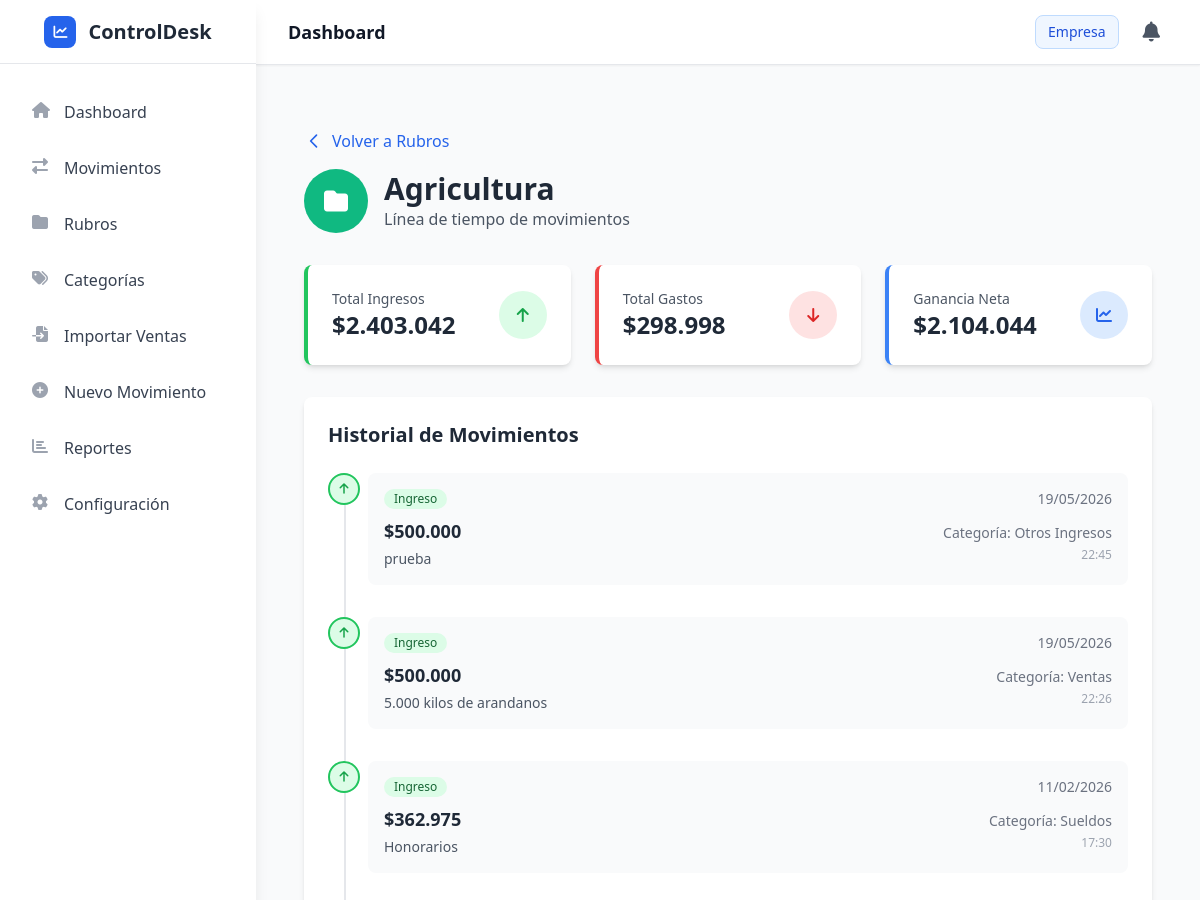
The app's page /rubros/3/timeline (upper part), older data.
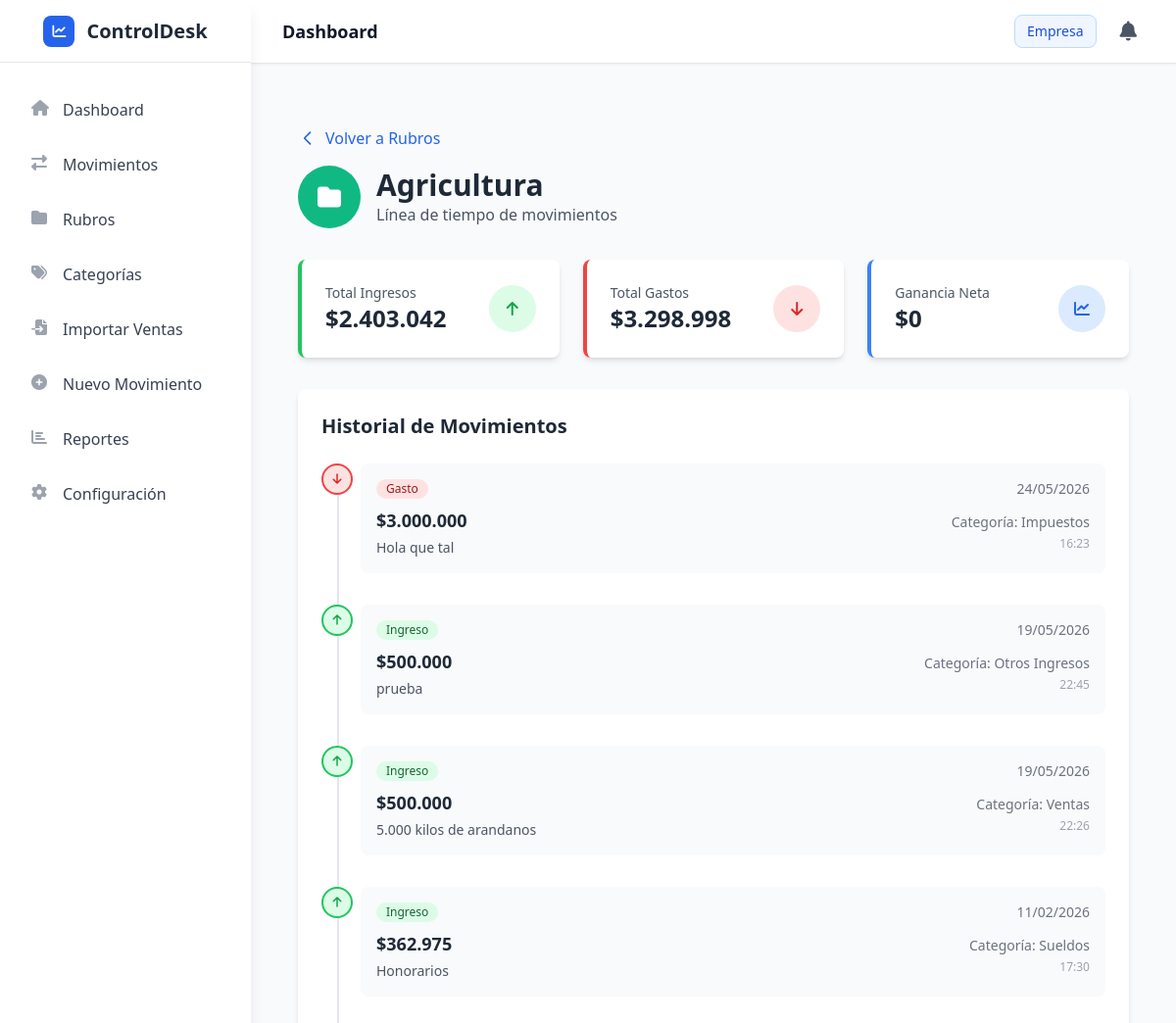
The same page, newer data.
### app/models/rubro.py (models this page shows, shortened)
class Rubro(db.Model):
    __tablename__ = 'rubros'
    id = db.Column(db.Integer, primary_key=True)
    nombre = db.Column(db.String(100), nullable=False)
    color = db.Column(db.String(7), nullable=False, default='#2563eb')
    empresa_id = db.Column(db.Integer, db.ForeignKey('empresas.id'), nullable=True)
    created_at = db.Column(db.DateTime, default=datetime.utcnow)
    updated_at = db.Column(db.DateTime, default=datetime.utcnow, onupdate=datetime.utcnow)
    movimientos = db.relationship('Movimiento', backref='rubro', lazy=True, cascade='all, delete-orphan')

### app/models/movimiento.py (models this page shows, shortened)
class Movimiento(db.Model):
    __tablename__ = 'movimientos'
    id = db.Column(db.Integer, primary_key=True)
    tipo = db.Column(db.String(10), nullable=False)  # 'gasto' o 'ingreso'
    monto = db.Column(db.Numeric(10, 2), nullable=False)  # Decimal con 2 decimales
    fecha = db.Column(db.Date, nullable=False, default=datetime.utcnow().date)
    descripcion = db.Column(db.Text, nullable=True)
    created_at = db.Column(db.DateTime, default=datetime.utcnow)
    updated_at = db.Column(db.DateTime, default=datetime.utcnow, onupdate=datetime.utcnow)
    rubro_id = db.Column(db.Integer, db.ForeignKey('rubros.id'), nullable=False)
    categoria_id = db.Column(db.Integer, db.ForeignKey('categorias.id'), nullable=False)
    empresa_id = db.Column(db.Integer, db.ForeignKey('empresas.id'), nullable=True)

### app/models/categoria.py (models this page shows, shortened)
class Categoria(db.Model):
    __tablename__ = 'categorias'
    id = db.Column(db.Integer, primary_key=True)
    nombre = db.Column(db.String(100), nullable=False)
    descripcion = db.Column(db.Text, nullable=True)
    estado = db.Column(db.String(20), nullable=False, default='activa')  # activa/inactiva
    icono = db.Column(db.String(50), nullable=True)  # FontAwesome icon class
    color = db.Column(db.String(7), nullable=True)  # Hex color code
    empresa_id = db.Column(db.Integer, db.ForeignKey('empresas.id'), nullable=True)
    fecha_creacion = db.Column(db.DateTime, default=datetime.utcnow)
    fecha_actualizacion = db.Column(db.DateTime, default=datetime.utcnow, onupdate=datetime.utcnow)
    movimientos = db.relationship('Movimiento', backref='categoria', lazy=True, cascade='all, delete-orphan')

### app/routes/main.py (the view)
@main_bp.route('/rubros/<int:rubro_id>/timeline')
def rubro_timeline(rubro_id):
    try:
        rubro = RubroService.get_rubro_by_id(rubro_id)
        if not rubro:
            flash('Rubro no encontrado', 'error')
            return redirect(url_for('main.rubros'))
        movimientos = MovimientoService.get_movimientos_by_rubro(rubro_id)
        return render_template('rubro_timeline.html', rubro=rubro, movimientos=movimientos)
    except Exception as e:
        flash('Error al cargar la línea de tiempo', 'error')
        return redirect(url_for('main.rubros'))

### app/__init__.py (called while the page is built)
def format_clp_filter(amount):
    if amount is None:
        return "0"
    try:
        if isinstance(amount, str):
            amount = float(amount)
        formatted = "{:,.0f}".format(amount).replace(",", ".")
        return formatted
    except (ValueError, TypeError):
        return "0"

### app/services/movimiento_service.py (called while the page is built)
    @staticmethod
    def get_movimientos_by_rubro(rubro_id: int) -> List[Movimiento]:
        try:
            return Movimiento.query.filter_by(rubro_id=rubro_id).order_by(Movimiento.created_at.desc()).all()
        except Exception as e:
            current_app.logger.error(f"Error obteniendo movimientos del rubro {rubro_id}: {str(e)}")
            return []

### app/templates/rubro_timeline.html (shortened to what this page needs)
{% extends "base.html" %}
{% block content %}
<div class="container mx-auto px-4 py-8">
    <div class="mb-8">
        <a href="{{ url_for('main.rubros') }}" class="inline-flex items-center text-blue-600 hover:text-blue-800 mb-4">
            <svg class="w-5 h-5 mr-2" fill="none" stroke="currentColor" viewBox="0 0 24 24">
                <path stroke-linecap="round" stroke-linejoin="round" stroke-width="2" d="M15 19l-7-7 7-7"></path>
            </svg>
            Volver a Rubros
        </a>
        <div class="flex items-center mb-6">
            <div class="w-16 h-16 rounded-full flex items-center justify-center mr-4" style="background: {{ rubro.color }};">
                <i class="fas fa-folder text-white text-2xl"></i>
            </div>
            <div>
                <h1 class="text-3xl font-bold text-gray-800">{{ rubro.nombre }}</h1>
                <p class="text-gray-600">Línea de tiempo de movimientos</p>
            </div>
        </div>
    </div>
    <div class="grid grid-cols-1 md:grid-cols-3 gap-6 mb-8">
        <div class="bg-white rounded-lg shadow-md p-6 border-l-4 border-green-500">
            <div class="flex items-center justify-between">
                <div>
                    <p class="text-gray-600 text-sm">Total Ingresos</p>
                    <p class="text-2xl font-bold text-gray-800">${{ rubro.total_ingresos|round(0)|int|format_clp }}</p>
                </div>
                <div class="w-12 h-12 bg-green-100 rounded-full flex items-center justify-center">
                    <i class="fas fa-arrow-up text-green-600"></i>
                </div>
            </div>
        </div>
        <div class="bg-white rounded-lg shadow-md p-6 border-l-4 border-red-500">
            <div class="flex items-center justify-between">
                <div>
                    <p class="text-gray-600 text-sm">Total Gastos</p>
                    <p class="text-2xl font-bold text-gray-800">${{ rubro.total_gastos|round(0)|int|format_clp }}</p>
                </div>
                <div class="w-12 h-12 bg-red-100 rounded-full flex items-center justify-center">
                    <i class="fas fa-arrow-down text-red-600"></i>
                </div>
            </div>
        </div>
        <div class="bg-white rounded-lg shadow-md p-6 border-l-4 border-blue-500">
            <div class="flex items-center justify-between">
                <div>
                    <p class="text-gray-600 text-sm">Ganancia Neta</p>
                    <p class="text-2xl font-bold text-gray-800">${{ rubro.ganancia|round(0)|int|format_clp }}</p>
                </div>
                <div class="w-12 h-12 bg-blue-100 rounded-full flex items-center justify-center">
                    <i class="fas fa-chart-line text-blue-600"></i>
                </div>
            </div>
        </div>
    </div>
    <div class="bg-white rounded-lg shadow-md p-6">
        <h2 class="text-xl font-bold text-gray-800 mb-6">Historial de Movimientos</h2>
        {% if movimientos %}
        <div class="relative">
            <div class="absolute left-4 top-0 bottom-0 w-0.5 bg-gray-200"></div>
            {% for movimiento in movimientos %}
            <div class="relative pl-10 pb-8 last:pb-0">
                <div class="absolute left-0 w-8 h-8 rounded-full flex items-center justify-center
                    {% if movimiento.tipo == 'ingreso' %}bg-green-100 border-2 border-green-500{% else %}bg-red-100 border-2 border-red-500{% endif %}">
                    <i class="fas
                        {% if movimiento.tipo == 'ingreso' %}fa-arrow-up text-green-600{% else %}fa-arrow-down text-red-600{% endif %}
                        text-xs"></i>
                </div>
                <div class="bg-gray-50 rounded-lg p-4 hover:bg-gray-100 transition-colors">
                    <div class="flex items-center justify-between mb-2">
                        <span class="inline-flex items-center px-2.5 py-0.5 rounded-full text-xs font-medium
                            {% if movimiento.tipo == 'ingreso' %}bg-green-100 text-green-800{% else %}bg-red-100 text-red-800{% endif %}">
                            {{ movimiento.tipo|capitalize }}
                        </span>
                        <span class="text-sm text-gray-500">
                            {{ movimiento.fecha.strftime('%d/%m/%Y') }}
                        </span>
                    </div>
                    <div class="flex items-center justify-between">
                        <div>
                            <p class="text-lg font-semibold text-gray-800">
                                ${{ movimiento.monto|round(0)|int|format_clp }}
                            </p>
                            {% if movimiento.descripcion %}
                            <p class="text-sm text-gray-600 mt-1">{{ movimiento.descripcion }}</p>
                            {% endif %}
                        </div>
                        <div class="text-right">
                            <p class="text-sm text-gray-500">
                                <span class="font-medium">Categoría:</span> {{ movimiento.categoria.nombre }}
                            </p>
                            <p class="text-xs text-gray-400 mt-1">
                                {{ movimiento.created_at.strftime('%H:%M') }}
                            </p>
                        </div>
                    </div>
                </div>
            </div>
            {% endfor %}
        </div>
        {% endif %}
    </div>
</div>
{% endblock %}

### app/templates/base.html (shortened to what this page needs)
<!DOCTYPE html>
<html lang="es">
<head>
    <script src="https://cdn.tailwindcss.com"></script>
    <link rel="stylesheet" href="https://cdnjs.cloudflare.com/ajax/libs/font-awesome/6.4.0/css/all.min.css">
</head>
<body class="bg-gray-50 font-sans antialiased">
    <div class="flex h-screen">
        <aside id="sidebar" class="fixed top-0 left-0 z-50 w-64 h-screen bg-white shadow-lg transform -translate-x-full transition-transform duration-300 ease-in-out lg:translate-x-0 lg:flex lg:flex-col">
            <div class="flex items-center justify-center h-14 sm:h-16 px-4 sm:px-6 border-b border-gray-200 flex-shrink-0">
                <div class="flex items-center space-x-2 sm:space-x-3">
                    <div class="w-8 h-8 bg-primary-600 rounded-lg flex items-center justify-center flex-shrink-0">
                        <i class="fas fa-chart-line text-white text-sm"></i>
                    </div>
                    <h1 class="text-lg sm:text-xl font-bold text-gray-800 hidden sm:block">ControlDesk</h1>
                </div>
            </div>
            <nav class="mt-4 sm:mt-6 px-3 sm:px-4 flex-1 overflow-y-auto pb-20 sm:pb-4">
                <ul class="space-y-1 sm:space-y-2">
                    <li>
                        <a href="{{ url_for('main.dashboard') }}" class="nav-item flex items-center px-3 sm:px-4 py-2.5 sm:py-3 text-gray-700 rounded-lg hover:bg-primary-50 hover:text-primary-600 transition-colors duration-200 group">
                            <i class="fas fa-home w-5 h-5 mr-2 sm:mr-3 text-gray-400 group-hover:text-primary-600 flex-shrink-0"></i>
                            <span class="font-medium text-sm sm:text-base">Dashboard</span>
                        </a>
                    </li>
                    <li>
                        <a href="{{ url_for('main.movimientos') }}" class="nav-item flex items-center px-3 sm:px-4 py-2.5 sm:py-3 text-gray-700 rounded-lg hover:bg-primary-50 hover:text-primary-600 transition-colors duration-200 group">
                            <i class="fas fa-exchange-alt w-5 h-5 mr-2 sm:mr-3 text-gray-400 group-hover:text-primary-600 flex-shrink-0"></i>
                            <span class="font-medium text-sm sm:text-base">Movimientos</span>
                        </a>
                    </li>
                    <li>
                        <a href="{{ url_for('main.rubros') }}" class="nav-item flex items-center px-3 sm:px-4 py-2.5 sm:py-3 text-gray-700 rounded-lg hover:bg-primary-50 hover:text-primary-600 transition-colors duration-200 group">
                            <i class="fas fa-folder w-5 h-5 mr-2 sm:mr-3 text-gray-400 group-hover:text-primary-600 flex-shrink-0"></i>
                            <span class="font-medium text-sm sm:text-base">Rubros</span>
                        </a>
                    </li>
                    <li>
                        <a href="{{ url_for('main.categorias') }}" class="nav-item flex items-center px-3 sm:px-4 py-2.5 sm:py-3 text-gray-700 rounded-lg hover:bg-primary-50 hover:text-primary-600 transition-colors duration-200 group">
                            <i class="fas fa-tags w-5 h-5 mr-2 sm:mr-3 text-gray-400 group-hover:text-primary-600 flex-shrink-0"></i>
                            <span class="font-medium text-sm sm:text-base">Categorías</span>
                        </a>
                    </li>
                    <li>
                        <a href="{{ url_for('main.importar_ventas') }}" class="nav-item flex items-center px-3 sm:px-4 py-2.5 sm:py-3 text-gray-700 rounded-lg hover:bg-primary-50 hover:text-primary-600 transition-colors duration-200 group">
                            <i class="fas fa-file-import w-5 h-5 mr-2 sm:mr-3 text-gray-400 group-hover:text-primary-600 flex-shrink-0"></i>
                            <span class="font-medium text-sm sm:text-base">Importar Ventas</span>
                        </a>
                    </li>
                    <li>
                        <a href="{{ url_for('main.nuevo_movimiento') }}" class="nav-item flex items-center px-3 sm:px-4 py-2.5 sm:py-3 text-gray-700 rounded-lg hover:bg-primary-50 hover:text-primary-600 transition-colors duration-200 group">
                            <i class="fas fa-plus-circle w-5 h-5 mr-2 sm:mr-3 text-gray-400 group-hover:text-primary-600 flex-shrink-0"></i>
                            <span class="font-medium text-sm sm:text-base">Nuevo Movimiento</span>
                        </a>
                    </li>
                    <li>
                        <a href="{{ url_for('main.reportes') }}" class="nav-item flex items-center px-3 sm:px-4 py-2.5 sm:py-3 text-gray-700 rounded-lg hover:bg-primary-50 hover:text-primary-600 transition-colors duration-200 group">
                            <i class="fas fa-chart-bar w-5 h-5 mr-2 sm:mr-3 text-gray-400 group-hover:text-primary-600 flex-shrink-0"></i>
                            <span class="font-medium text-sm sm:text-base">Reportes</span>
                        </a>
                    </li>
                    <li>
                        <a href="{{ url_for('main.configuracion') }}" class="nav-item flex items-center px-3 sm:px-4 py-2.5 sm:py-3 text-gray-700 rounded-lg hover:bg-primary-50 hover:text-primary-600 transition-colors duration-200 group">
                            <i class="fas fa-cog w-5 h-5 mr-2 sm:mr-3 text-gray-400 group-hover:text-primary-600 flex-shrink-0"></i>
                            <span class="font-medium text-sm sm:text-base">Configuración</span>
                        </a>
                    </li>
                </ul>
            </nav>
        </aside>
        <div class="flex-1 flex flex-col min-w-0 lg:ml-64">
        <header class="sticky top-0 z-30 bg-white shadow-sm border-b border-gray-200">
            <div class="flex items-center justify-between h-16 px-4 sm:px-6 lg:px-8">
                <div class="flex-1 min-w-0">
                    <h2 class="text-lg font-semibold text-gray-900 truncate">
                        {% block page_title %}Dashboard{% endblock %}
                    </h2>
                </div>
                <div class="flex items-center space-x-4">
                    <div class="hidden md:block bg-blue-50 border border-blue-200 rounded-lg px-3 py-1.5">
                        <p class="text-sm font-medium text-blue-700">{{ session.get('empresa_nombre', 'Empresa') }}</p>
                    </div>
                    <div class="relative">
                        <button id="notification-button" class="relative p-2 rounded-lg text-gray-600 hover:text-gray-900 hover:bg-gray-100 focus:outline-none focus:ring-2 focus:ring-blue-500 transition-colors">
                            <i class="fas fa-bell text-xl"></i>
                        </button>
                    </div>
                </div>
            </div>
        </header>
        <main class="p-4 sm:p-6 lg:p-8">
            {% block content %}{% endblock %}
        </main>
        </div>
    </div>
</body>
</html>

Row changes from the older to the newer data that the page shows:
added Movimiento: tipo "Gasto", fecha "24/05/2026", monto "3.000.000", descripcion "Hola que tal", categoria.nombre "Impuestos", created_at "16:23"
Text that changed along with them:
{{ rubro.total_gastos|round(0)|int|format_clp }}: "298.998" → "3.298.998"
{{ rubro.ganancia|round(0)|int|format_clp }}: "2.104.044" → "0"
